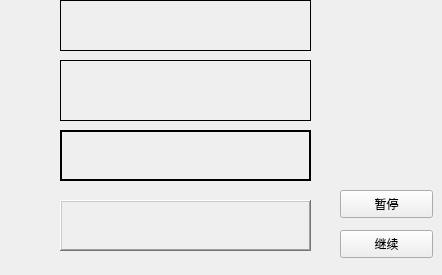
<?xml version="1.0" encoding="UTF-8"?>
<ui version="4.0">
 <class>Widget</class>
 <widget class="QWidget" name="Widget">
  <property name="geometry">
   <rect>
    <x>0</x>
    <y>0</y>
    <width>442</width>
    <height>275</height>
   </rect>
  </property>
  <property name="windowTitle">
   <string>Widget</string>
  </property>
  <widget class="mylabel" name="label">
   <property name="geometry">
    <rect>
     <x>60</x>
     <y>0</y>
     <width>251</width>
     <height>51</height>
    </rect>
   </property>
   <property name="frameShape">
    <enum>QFrame::Box</enum>
   </property>
   <property name="text">
    <string/>
   </property>
  </widget>
  <widget class="QLabel" name="label_2">
   <property name="geometry">
    <rect>
     <x>60</x>
     <y>60</y>
     <width>251</width>
     <height>61</height>
    </rect>
   </property>
   <property name="frameShape">
    <enum>QFrame::Panel</enum>
   </property>
   <property name="text">
    <string/>
   </property>
  </widget>
  <widget class="QLabel" name="label_3">
   <property name="geometry">
    <rect>
     <x>60</x>
     <y>130</y>
     <width>251</width>
     <height>51</height>
    </rect>
   </property>
   <property name="frameShape">
    <enum>QFrame::WinPanel</enum>
   </property>
   <property name="text">
    <string/>
   </property>
  </widget>
  <widget class="QLabel" name="label_4">
   <property name="geometry">
    <rect>
     <x>60</x>
     <y>200</y>
     <width>251</width>
     <height>51</height>
    </rect>
   </property>
   <property name="frameShape">
    <enum>QFrame::WinPanel</enum>
   </property>
   <property name="frameShadow">
    <enum>QFrame::Raised</enum>
   </property>
   <property name="text">
    <string/>
   </property>
  </widget>
  <widget class="QPushButton" name="btn1">
   <property name="geometry">
    <rect>
     <x>340</x>
     <y>190</y>
     <width>93</width>
     <height>28</height>
    </rect>
   </property>
   <property name="text">
    <string>暂停</string>
   </property>
  </widget>
  <widget class="QPushButton" name="btn2">
   <property name="geometry">
    <rect>
     <x>340</x>
     <y>230</y>
     <width>93</width>
     <height>28</height>
    </rect>
   </property>
   <property name="text">
    <string>继续</string>
   </property>
  </widget>
 </widget>
 <layoutdefault spacing="6" margin="11"/>
 <customwidgets>
  <customwidget>
   <class>mylabel</class>
   <extends>QLabel</extends>
   <header location="global">mylabel.h</header>
  </customwidget>
 </customwidgets>
 <resources/>
 <connections/>
</ui>
